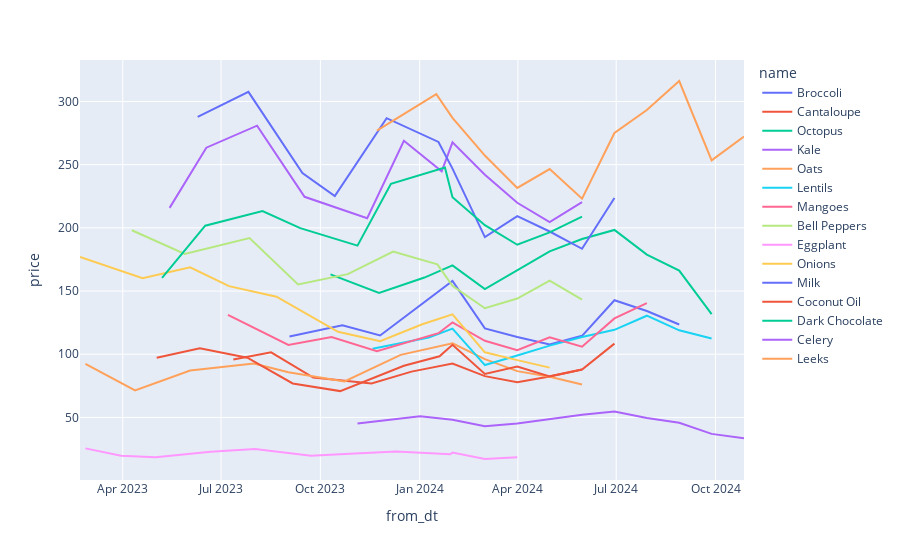

Notebook cell for this chart:
### Code cell
price_changes = data_hist_prod.groupby('id_products').size()

valid_ids = price_changes[price_changes >= 5].index
filtered_data = data_hist_prod[data_hist_prod['id_products'].isin(valid_ids)]

top_names = filtered_data['name'].value_counts().index[:15]
filtered_data = filtered_data[filtered_data['name'].isin(top_names)]

px.line(
    filtered_data,
    x='from_dt',
    y='price',
    color='name'
)

### Figure 1 — Plotly figure (JSON) as saved in the notebook; plotly's stock layout.template omitted (floating-point values rounded to 4 significant figures)
{"data": [{"hovertemplate": "name=Broccoli<br>from_dt=%{x}<br>price=%{y}<extra></extra>", "legendgroup": "Broccoli", "line": {"color": "#636efa", "dash": "solid"}, "marker": {"symbol": "circle"}, "mode": "lines", "name": "Broccoli", "orientation": "v", "showlegend": true, "type": "scatter", "x": ["2023-09-02 09:00:00", "2023-10-21 09:00:00", "2023-11-25 09:00:00", "2024-01-19 09:00:00", "2024-01-31 09:00:00", "2024-03-01 09:00:00", "2024-03-31 09:00:00", "2024-04-30 09:00:00", "2024-05-30 09:00:00", "2024-06-29 09:00:00", "2024-07-29 09:00:00", "2024-08-28 09:00:00"], "xaxis": "x", "y": [114.0, 123.0, 114.9, 149.7, 158.1, 120.4, 113.6, 107.8, 114.6, 142.8, 134.2, 123.5], "yaxis": "y"}, {"hovertemplate": "name=Cantaloupe<br>from_dt=%{x}<br>price=%{y}<extra></extra>", "legendgroup": "Cantaloupe", "line": {"color": "#EF553B", "dash": "solid"}, "marker": {"symbol": "circle"}, "mode": "lines", "name": "Cantaloupe", "orientation": "v", "showlegend": true, "type": "scatter", "x": ["2023-07-12 09:00:00", "2023-08-16 09:00:00", "2023-09-24 09:00:00", "2023-11-17 09:00:00", "2023-12-24 09:00:00", "2024-01-31 09:00:00", "2024-03-01 09:00:00", "2024-03-31 09:00:00", "2024-04-30 09:00:00", "2024-05-30 09:00:00", "2024-06-29 09:00:00"], "xaxis": "x", "y": [95.81, 101.5, 81.59, 76.85, 86.24, 92.63, 82.67, 77.94, 82.45, 87.9, 108.4], "yaxis": "y"}, {"hovertemplate": "name=Octopus<br>from_dt=%{x}<br>price=%{y}<extra></extra>", "legendgroup": "Octopus", "line": {"color": "#00cc96", "dash": "solid"}, "marker": {"symbol": "circle"}, "mode": "lines", "name": "Octopus", "orientation": "v", "showlegend": true, "type": "scatter", "x": ["2023-10-10 09:00:00", "2023-11-24 09:00:00", "2024-01-05 09:00:00", "2024-01-31 09:00:00", "2024-03-01 09:00:00", "2024-03-31 09:00:00", "2024-04-30 09:00:00", "2024-05-30 09:00:00", "2024-06-29 09:00:00", "2024-07-29 09:00:00", "2024-08-28 09:00:00", "2024-09-27 09:00:00"], "xaxis": "x", "y": [163.2, 148.5, 160.7, 170.3, 151.5, 166.5, 181.4, 191.1, 198.3, 178.8, 166.2, 131.8], "yaxis": "y"}, {"hovertemplate": "name=Kale<br>from_dt=%{x}<br>price=%{y}<extra></extra>", "legendgroup": "Kale", "line": {"color": "#ab63fa", "dash": "solid"}, "marker": {"symbol": "circle"}, "mode": "lines", "name": "Kale", "orientation": "v", "showlegend": true, "type": "scatter", "x": ["2023-05-14 09:00:00", "2023-06-17 09:00:00", "2023-08-03 09:00:00", "2023-09-16 09:00:00", "2023-11-13 09:00:00", "2023-12-17 09:00:00", "2024-01-21 09:00:00", "2024-01-31 09:00:00", "2024-03-01 09:00:00", "2024-03-31 09:00:00", "2024-04-30 09:00:00", "2024-05-30 09:00:00"], "xaxis": "x", "y": [215.8, 263.4, 280.9, 224.6, 207.6, 268.9, 244.7, 267.6, 242.1, 219.8, 204.6, 220.3], "yaxis": "y"}, {"hovertemplate": "name=Oats<br>from_dt=%{x}<br>price=%{y}<extra></extra>", "legendgroup": "Oats", "line": {"color": "#FFA15A", "dash": "solid"}, "marker": {"symbol": "circle"}, "mode": "lines", "name": "Oats", "orientation": "v", "showlegend": true, "type": "scatter", "x": ["2023-02-25 09:00:00", "2023-04-12 09:00:00", "2023-06-02 09:00:00", "2023-07-31 09:00:00", "2023-09-01 09:00:00", "2023-10-23 09:00:00", "2023-12-14 09:00:00", "2024-01-31 09:00:00", "2024-03-01 09:00:00", "2024-03-31 09:00:00", "2024-04-30 09:00:00", "2024-05-30 09:00:00"], "xaxis": "x", "y": [92.45, 71.43, 87.07, 92.63, 85.75, 78.52, 99.54, 108.7, 96.12, 86.63, 82.26, 76.01], "yaxis": "y"}, {"hovertemplate": "name=Lentils<br>from_dt=%{x}<br>price=%{y}<extra></extra>", "legendgroup": "Lentils", "line": {"color": "#19d3f3", "dash": "solid"}, "marker": {"symbol": "circle"}, "mode": "lines", "name": "Lentils", "orientation": "v", "showlegend": true, "type": "scatter", "x": ["2023-11-18 09:00:00", "2024-01-09 09:00:00", "2024-01-31 09:00:00", "2024-03-01 09:00:00", "2024-03-31 09:00:00", "2024-04-30 09:00:00", "2024-05-30 09:00:00", "2024-06-29 09:00:00", "2024-07-29 09:00:00", "2024-08-28 09:00:00", "2024-09-27 09:00:00"], "xaxis": "x", "y": [104.4, 113.2, 120.3, 91.43, 99.02, 106.8, 113.7, 119.3, 130.5, 118.9, 112.4], "yaxis": "y"}, {"hovertemplate": "name=Mangoes<br>from_dt=%{x}<br>price=%{y}<extra></extra>", "legendgroup": "Mangoes", "line": {"color": "#FF6692", "dash": "solid"}, "marker": {"symbol": "circle"}, "mode": "lines", "name": "Mangoes", "orientation": "v", "showlegend": true, "type": "scatter", "x": ["2023-07-07 09:00:00", "2023-09-01 09:00:00", "2023-10-11 09:00:00", "2023-11-22 09:00:00", "2024-01-18 09:00:00", "2024-01-31 09:00:00", "2024-03-01 09:00:00", "2024-03-31 09:00:00", "2024-04-30 09:00:00", "2024-05-30 09:00:00", "2024-06-29 09:00:00", "2024-07-29 09:00:00"], "xaxis": "x", "y": [131.1, 107.3, 113.7, 102.4, 116.7, 125.2, 110.7, 103.2, 113.5, 105.9, 128.3, 140.4], "yaxis": "y"}, {"hovertemplate": "name=Bell Peppers<br>from_dt=%{x}<br>price=%{y}<extra></extra>", "legendgroup": "Bell Peppers", "line": {"color": "#B6E880", "dash": "solid"}, "marker": {"symbol": "circle"}, "mode": "lines", "name": "Bell Peppers", "orientation": "v", "showlegend": true, "type": "scatter", "x": ["2023-04-09 09:00:00", "2023-05-28 09:00:00", "2023-07-27 09:00:00", "2023-09-10 09:00:00", "2023-10-26 09:00:00", "2023-12-07 09:00:00", "2024-01-17 09:00:00", "2024-01-31 09:00:00", "2024-03-01 09:00:00", "2024-03-31 09:00:00", "2024-04-30 09:00:00", "2024-05-30 09:00:00"], "xaxis": "x", "y": [198.1, 179.4, 192.0, 155.3, 163.4, 181.2, 171.2, 154.2, 136.4, 144.1, 158.3, 143.2], "yaxis": "y"}, {"hovertemplate": "name=Eggplant<br>from_dt=%{x}<br>price=%{y}<extra></extra>", "legendgroup": "Eggplant", "line": {"color": "#FF97FF", "dash": "solid"}, "marker": {"symbol": "circle"}, "mode": "lines", "name": "Eggplant", "orientation": "v", "showlegend": true, "type": "scatter", "x": ["2023-02-25 09:00:00", "2023-03-30 09:00:00", "2023-05-01 09:00:00", "2023-06-21 09:00:00", "2023-08-01 09:00:00", "2023-09-22 09:00:00", "2023-10-28 09:00:00", "2023-12-10 09:00:00", "2024-01-29 09:00:00", "2024-01-31 09:00:00", "2024-03-01 09:00:00", "2024-03-31 09:00:00"], "xaxis": "x", "y": [25.54, 19.63, 18.44, 22.77, 24.94, 19.61, 21.32, 23.12, 20.92, 22.24, 17.12, 18.51], "yaxis": "y"}, {"hovertemplate": "name=Onions<br>from_dt=%{x}<br>price=%{y}<extra></extra>", "legendgroup": "Onions", "line": {"color": "#FECB52", "dash": "solid"}, "marker": {"symbol": "circle"}, "mode": "lines", "name": "Onions", "orientation": "v", "showlegend": true, "type": "scatter", "x": ["2023-02-20 09:00:00", "2023-04-19 09:00:00", "2023-06-02 09:00:00", "2023-07-08 09:00:00", "2023-08-21 09:00:00", "2023-10-17 09:00:00", "2023-11-25 09:00:00", "2024-01-03 09:00:00", "2024-01-31 09:00:00", "2024-03-01 09:00:00", "2024-03-31 09:00:00", "2024-04-30 09:00:00"], "xaxis": "x", "y": [176.9, 160.1, 168.7, 153.9, 145.5, 117.7, 110.2, 123.7, 131.6, 101.5, 95.34, 89.42], "yaxis": "y"}, {"hovertemplate": "name=Milk<br>from_dt=%{x}<br>price=%{y}<extra></extra>", "legendgroup": "Milk", "line": {"color": "#636efa", "dash": "solid"}, "marker": {"symbol": "circle"}, "mode": "lines", "name": "Milk", "orientation": "v", "showlegend": true, "type": "scatter", "x": ["2023-06-09 09:00:00", "2023-07-26 09:00:00", "2023-09-14 09:00:00", "2023-10-14 09:00:00", "2023-12-01 09:00:00", "2024-01-18 09:00:00", "2024-01-31 09:00:00", "2024-03-01 09:00:00", "2024-03-31 09:00:00", "2024-04-30 09:00:00", "2024-05-30 09:00:00", "2024-06-29 09:00:00"], "xaxis": "x", "y": [287.8, 307.6, 243.4, 225.2, 286.8, 268.0, 246.9, 192.7, 209.3, 197.1, 183.5, 223.7], "yaxis": "y"}, {"hovertemplate": "name=Coconut Oil<br>from_dt=%{x}<br>price=%{y}<extra></extra>", "legendgroup": "Coconut Oil", "line": {"color": "#EF553B", "dash": "solid"}, "marker": {"symbol": "circle"}, "mode": "lines", "name": "Coconut Oil", "orientation": "v", "showlegend": true, "type": "scatter", "x": ["2023-05-02 09:00:00", "2023-06-11 09:00:00", "2023-07-25 09:00:00", "2023-09-05 09:00:00", "2023-10-19 09:00:00", "2023-12-17 09:00:00", "2024-01-19 09:00:00", "2024-01-31 09:00:00", "2024-03-01 09:00:00", "2024-03-31 09:00:00", "2024-04-30 09:00:00", "2024-05-30 09:00:00"], "xaxis": "x", "y": [97.18, 104.8, 97.31, 76.87, 70.83, 90.84, 98.35, 107.5, 84.43, 90.33, 82.51, 87.9], "yaxis": "y"}, {"hovertemplate": "name=Dark Chocolate<br>from_dt=%{x}<br>price=%{y}<extra></extra>", "legendgroup": "Dark Chocolate", "line": {"color": "#00cc96", "dash": "solid"}, "marker": {"symbol": "circle"}, "mode": "lines", "name": "Dark Chocolate", "orientation": "v", "showlegend": true, "type": "scatter", "x": ["2023-05-07 09:00:00", "2023-06-16 09:00:00", "2023-08-08 09:00:00", "2023-09-12 09:00:00", "2023-11-04 09:00:00", "2023-12-05 09:00:00", "2024-01-24 09:00:00", "2024-01-31 09:00:00", "2024-03-01 09:00:00", "2024-03-31 09:00:00", "2024-04-30 09:00:00", "2024-05-30 09:00:00"], "xaxis": "x", "y": [160.5, 201.7, 213.3, 199.8, 185.9, 234.9, 247.7, 224.2, 202.1, 186.6, 196.4, 208.9], "yaxis": "y"}, {"hovertemplate": "name=Celery<br>from_dt=%{x}<br>price=%{y}<extra></extra>", "legendgroup": "Celery", "line": {"color": "#ab63fa", "dash": "solid"}, "marker": {"symbol": "circle"}, "mode": "lines", "name": "Celery", "orientation": "v", "showlegend": true, "type": "scatter", "x": ["2023-11-04 09:00:00", "2024-01-01 09:00:00", "2024-01-31 09:00:00", "2024-03-01 09:00:00", "2024-03-31 09:00:00", "2024-04-30 09:00:00", "2024-05-30 09:00:00", "2024-06-29 09:00:00", "2024-07-29 09:00:00", "2024-08-28 09:00:00", "2024-09-27 09:00:00", "2024-10-27 09:00:00"], "xaxis": "x", "y": [45.23, 50.95, 48.13, 43.01, 45.18, 48.79, 52.09, 54.74, 49.6, 45.84, 36.99, 33.51], "yaxis": "y"}, {"hovertemplate": "name=Leeks<br>from_dt=%{x}<br>price=%{y}<extra></extra>", "legendgroup": "Leeks", "line": {"color": "#FFA15A", "dash": "solid"}, "marker": {"symbol": "circle"}, "mode": "lines", "name": "Leeks", "orientation": "v", "showlegend": true, "type": "scatter", "x": ["2023-11-22 09:00:00", "2024-01-16 09:00:00", "2024-01-31 09:00:00", "2024-03-01 09:00:00", "2024-03-31 09:00:00", "2024-04-30 09:00:00", "2024-05-30 09:00:00", "2024-06-29 09:00:00", "2024-07-29 09:00:00", "2024-08-28 09:00:00", "2024-09-27 09:00:00", "2024-10-27 09:00:00"], "xaxis": "x", "y": [276.9, 305.8, 287.1, 257.2, 231.6, 246.5, 223.1, 275.1, 293.3, 316.2, 253.4, 272.2], "yaxis": "y"}], "layout": {"legend": {"title": {"text": "name"}, "tracegroupgap": 0}, "margin": {"t": 60}, "xaxis": {"anchor": "y", "domain": [0, 1], "title": {"text": "from_dt"}}, "yaxis": {"anchor": "x", "domain": [0, 1], "title": {"text": "price"}}}}
